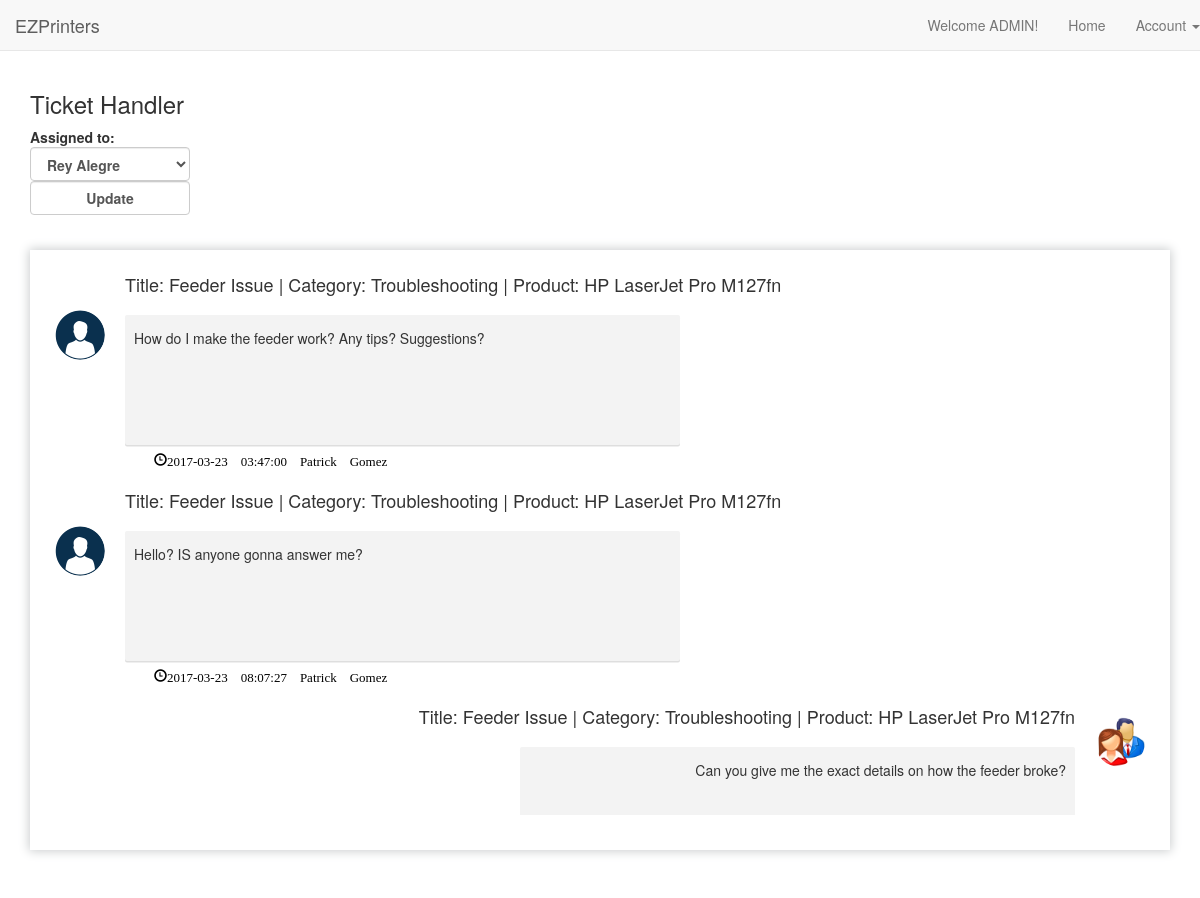
The app's page /replytocomplaintadmin.php?id=1 with its own data.
### tables this page shows
CREATE TABLE `discussion` (
  `forumID` int(11) NOT NULL,
  `dateandtime` datetime NOT NULL,
  `description` varchar(500) NOT NULL,
  `nameUser` varchar(255) NOT NULL,
  `nameAdmin` varchar(255) NOT NULL,
  `positionAdmin` varchar(255) NOT NULL,
  `adminImg` varchar(255) NOT NULL DEFAULT 'res/admin.png',
  `userImage` varchar(255) NOT NULL,
  `role` varchar(11) NOT NULL
);

CREATE TABLE `forum` (
  `forumID` int(11) NOT NULL,
  `title` varchar(255) NOT NULL,
  `productName` varchar(255) NOT NULL,
  `category` varchar(255) NOT NULL,
  `username` varchar(20) NOT NULL,
  `postedBy` varchar(50) NOT NULL,
  `level` int(1) NOT NULL DEFAULT '1',
  `assignedTo` varchar(50) NOT NULL,
  `status` varchar(10) NOT NULL DEFAULT 'OPEN'
);

### replytocomplaintadmin.php (the view, shortened to what this page needs)
<?php
include 'connect.php';
?>
<!DOCTYPE html>
<html>
<head>
    <link href="css/bootstrap.min.css" rel="stylesheet">
    <link href="font-awesome/css/font-awesome.min.css" rel="stylesheet" type="text/css">
    <link href="stylecomplaint.css" rel="stylesheet">
</head>
<body>
    <nav class="navbar navbar-default navbar-static-top">
        <div class="navbar-header">
            <a class="navbar-brand" href="admin.php">
                EZPrinters
            </a>
        </div>
        <div class="collapse navbar-collapse" id="bs-example-navbar-collapse-1">
            <ul class="nav navbar-nav navbar-right">
                <li><a>Welcome ADMIN!</a></li>
                <li><a href="admin.php">Home</a></li>
                <li class="dropdown ">
                    <a href="#" class="dropdown-toggle" data-toggle="dropdown" role="button" aria-expanded="false">Account
                        <span class="caret"></span></a>
                    </li>
                </ul>
            </div>
        </nav>
<?php
    $id = $_GET['id'];
    $getticketassignment = "SELECT * FROM forum WHERE forumID = '$id'";
    $getticketassignmentresult = mysqli_query($con, $getticketassignment);
    $gtassignmentrow = mysqli_fetch_assoc($getticketassignmentresult);
?>
<div class="container">
  <h3>Ticket Handler</h3>
  <form action="" method="post">
  <label>Assigned to:
  <select class="form-control" name="selectedadmin">
  <?php
    $getdataforoption = "SELECT * FROM userinfo WHERE userImage ='res/admin.png'";
    $resultofgetdataoption = mysqli_query($con, $getdataforoption);
    while($getdataforoption = mysqli_fetch_assoc($resultofgetdataoption)){
  ?>
  <option value="<?php echo $getdataforoption['username']?>"><?php echo $getdataforoption['firstname'] . ' ' . $getdataforoption['lastname'];?></option>
<?php } ?>
  </select>
  <input class="form-control" type="submit" name="updateassignment" value="Update">
  </label>
 </form>
    <div class="container-fluid">
    <div class="listview message">
        <div class="listview-body">
        <?php
            $getmessages = "SELECT * FROM discussion WHERE forumID = '$id'";
            $getmessagesresult = mysqli_query($con, $getmessages);
            while($messagerows = mysqli_fetch_assoc($getmessagesresult)){
        ?>
                <?php
                    if($messagerows['role'] == 'user'){
                ?>
            <div class="message-series">
                <div class="user-avatar pull-left">
                    <img src="<?php echo $messagerows['userImage'];?>" alt="prof-pic" class="dp" style="margin-top: 35px;">
                </div>
                <div class="message-body">
                  <h4>Title: <?php echo $gtassignmentrow['title'] . ' | '. 'Category: ' . $gtassignmentrow['category'] .  ' | ' .'Product: ' . $gtassignmentrow['productName'];?></h4>
                    <div class="message-content">
                        <p><?php echo $messagerows['description'];?></p>
                    </div><br>
                    <small class="date" style="margin-left: 100px;">
                        <span class="glyphicon glyphicon-time"><?php echo $messagerows['dateandtime'] . ' '.$messagerows['nameUser']; ?></span>
                    </small>
                </div>
            </div>
                <?php }else{?>
            <div class="message-series right" style="text-align: right;">
                <div class="admin-avatar pull-right">
                    <img src="<?php echo $messagerows['adminImg'];?>" alt="admin-pic" class="dp">
                </div>
                <div class="message-body">
                <h4>Title: <?php echo $gtassignmentrow['title'] . ' | '. 'Category: ' . $gtassignmentrow['category'] .  ' | ' .'Product: ' . $gtassignmentrow['productName'];?></h4>
                    <div class="message-content text-left">
                        <p class="text-right"><?php echo $messagerows['description'];?></p>
                    </div><br>
                </div>
            </div>
        <?php }}?>
        </div>
    </div>
    </div>
</div>
</body>
</html>

### stylecomplaint.css (style rules this page uses)
.container-fluid { box-shadow: 0 0 10px 1px #c9cccd; position: relative; margin: 30px 0 20px; width: 100%; height: 600px; }
.listview-body { height: 550px; margin-top: 15px; overflow: scroll; overflow-x: hidden; }
.pull-left { margin-right: 10px; }
.pull-right { margin-left: 10px; }
.dp { width: 50px; height: 50px; border-radius: 50%; margin: 10px; }
.message-content { width: 50%; border-radius: 2px; box-shadow: 0 1.5px 0.5px rgba(0,0,0,0.13); display: inline-block; background-color: #f3f3f3; height: 130px; padding: 13px 9px 15px; margin-top: 10px; overflow-y: auto; position: relative; }
.date { display: inline-block; line-height: 1; color: black; padding: 0px 9px 15px; font-size: 13px; }
p { line-height: 1.5em; }

### records on screen
discussion: userImage (placeholder picture), forumID.title "Feeder Issue", forumID.category "Troubleshooting", forumID.productName "HP LaserJet Pro M127fn", description "How do I make the feeder work? Any tips? Suggestions?", dateandtime "2017-03-23 03:47:00", nameUser "Patrick Gomez"
discussion: userImage (placeholder picture), forumID.title "Feeder Issue", forumID.category "Troubleshooting", forumID.productName "HP LaserJet Pro M127fn", description "Hello? IS anyone gonna answer me?", dateandtime "2017-03-23 08:07:27", nameUser "Patrick Gomez"
discussion: adminImg (picture), forumID.title "Feeder Issue", forumID.category "Troubleshooting", forumID.productName "HP LaserJet Pro M127fn", description "Can you give me the exact details on how the feeder broke?"

### other values on screen
form field selectedadmin "Rey Alegre"
